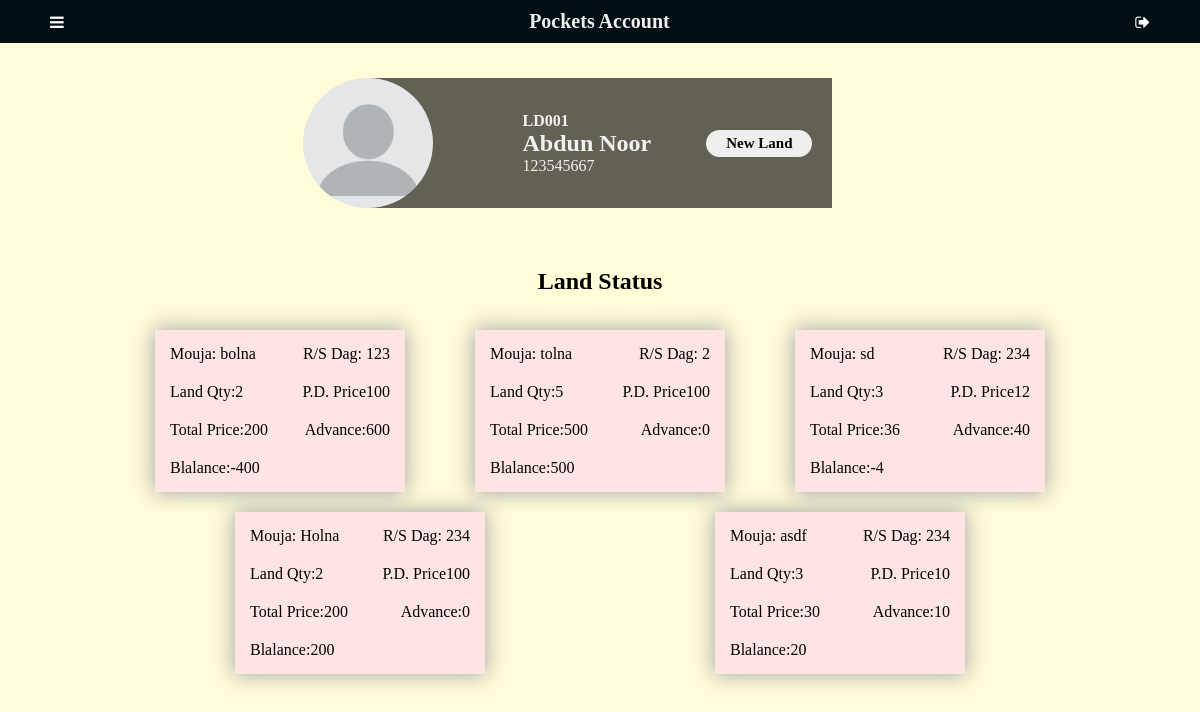
Page /landownerprofile/1 (signed in) on the earlier database version.
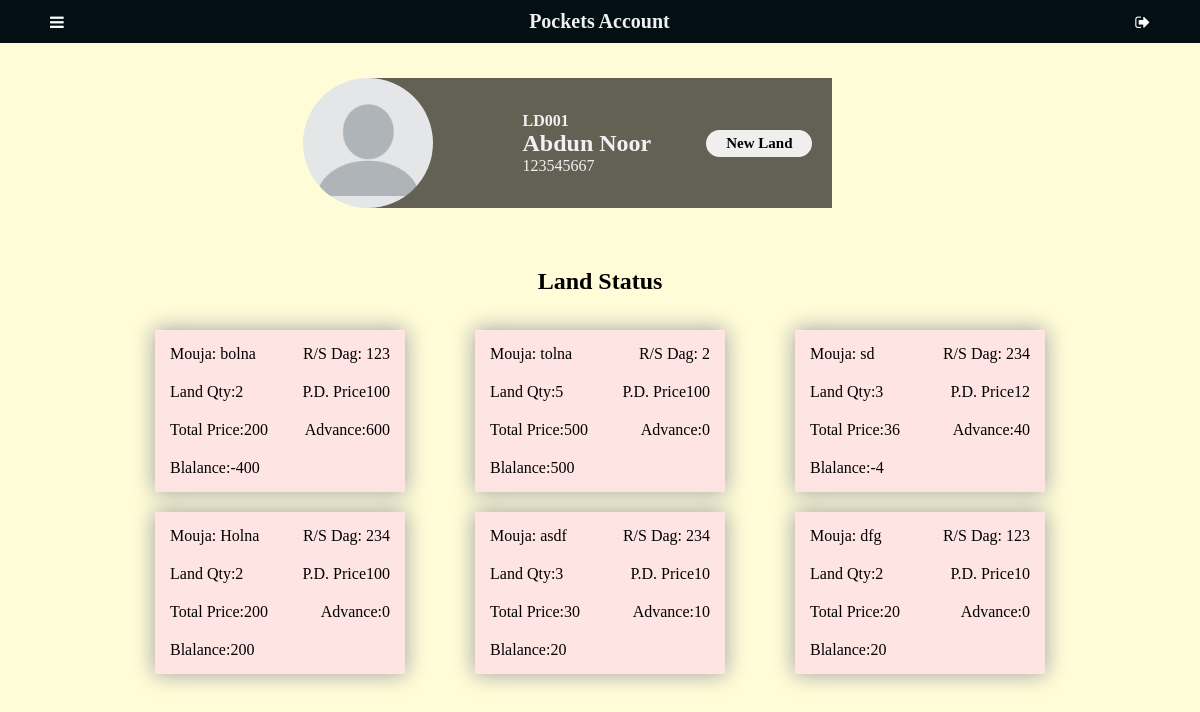
Same page on the later database version.
### app/models.py (models this page shows)
class Landowner(models.Model):
    Landownername = models.CharField(max_length=50)
    phone = models.CharField(max_length=15, blank=True, null= True)
    img = models.ImageField(upload_to='pics', null=True, blank=True)
    landbuyer = models.ForeignKey(User, on_delete=models.SET_NULL, blank=True, null=True)
    def __str__(self):
        return "LD00" + str(self.id)

class Land(models.Model):
    landowner = models.ForeignKey(Landowner, on_delete=models.SET_NULL, blank=True, null=True)
    landQTY = models.IntegerField(default=0, null=True, blank=True)
    rsdag = models.CharField(max_length=50)
    perDprice = models.IntegerField(default=0, null=True, blank=True)
    mouja = models.CharField(max_length=50)
    def totalprice(self):
        return self.perDprice * self.landQTY

### app/views.py (the view)
# urls.py: path('landownerprofile/<int:id>', views.landownerprofile, name='landownerprofile'),
@login_required(login_url='login')
def landownerprofile(request, id):
    profile = Landowner.objects.get(id=id)
    lands = Land.objects.filter(landowner=profile)
    landdetails = {}
    for land in lands:
        advance = Advance.objects.filter(land=land)
        total = sum([a.advance for a in advance])
        balacnce = land.totalprice() - total
        landdetails[land] = total, balacnce
    return render(request, "app/landownerprofile.html",{
        "profile": profile,
        "landdetails": landdetails,
    })

### app/templates/app/landownerprofile.html (shortened to what this page needs)
{% extends "app/layout.html" %}
 {% block body %}
<main>
    <div class="profile">
        <div class="mainprofile">
            <img src="{% static 'app/img/avatar.png' %}" alt="Avatar" class="avatar" />
            <div class="userprofile">
                <h4>{{ profile }}</h4>
                <h2>{{ profile.Landownername }}</h2>
                <p>{{ profile.phone }}</p>
            </div>
        </div>
        <div class="buttons">
            <button type="button" onclick="ModalFunc(loanbtn)" id="loanbtn">
                New Land
            </button>
        </div>
    </div>
    <div class="tablecontainer" style="margin: 0 0; color: black">
        <h2>Land Status</h2>
    <div class="landcontainer">
        {% for landdetail, advance in landdetails.items %}
            <a style="color: black" href="{% url 'advancepage' profile.id landdetail.id %}">
                <div class="landcard">
                    <div class="card">Mouja: {{ landdetail.mouja }}</div>
                    <div class="card">R/S Dag: {{landdetail.rsdag }}</div>
                    <div class="card">Land Qty:{{ landdetail.landQTY }}</div>
                    <div class="card">P.D. Price{{ landdetail.perDprice }}</div>
                    <div class="card">Total Price:{{ landdetail.totalprice }}</div>
                    <div class="card">Advance:{{ advance.0 }}</div>
                    <div class="card">Blalance:{{ advance.1 }}</div>
                </div>
            </a>
            {% endfor %}
    </div>
    </div>
</main>
{% endblock %}

### app/templates/app/layout.html (shortened to what this page needs)
{% load static %}
<!DOCTYPE html>
<html lang="en">
    <head>
        <link rel="stylesheet" type="text/css" href="{% static 'app/css/main.css' %}">
        <link rel="stylesheet" type="text/css" href="{% static 'app/css/font-awesome.css' %}">
    </head>
    <body >
        <nav>
            <a onclick="openNav()"></a>
            <span class="had"> Pockets Account</span>
            <a href="{% url 'logout' %}"></a>
        </nav>
        {% block body %}{% endblock %}
    </body>
</html>

### app/static/app/css/main.css (style rules this page uses)
* { margin: 0; padding: 0; box-sizing: border-box; font-family: Serif; }
html { background-color: rgb(82, 82, 82); height: 100%; }
body { max-width: 1400px; margin: auto; background-color: #fffcd7; height: 100%; }
nav { background-color: #020f14; color: #f1f1f1; display: flex; position: sticky; top: 0; align-items: baseline; justify-content: space-between; padding: 10px 50px; }
.had { font-weight: bolder; font-size: 20px; }
main { display: flex; justify-content: center; flex-wrap: wrap; background-color: #fffcd7; }
a { text-decoration: none; color: white; cursor: pointer; }
.tablecontainer { text-align: center; margin: 10%; width: 80%; }
.tablecontainer h2 { margin: 25px; }
.profile { background-color: #0000009c; color: #f1f1f1; display: flex; flex-wrap: wrap; align-items: center; margin: 35px 0; max-width: 80%; }
.mainprofile { display: flex; align-items: center; }
.mainprofile img { width: 130px; height: 130px; border-radius: 50%; object-fit: cover; transform: translateX(-50%); }
.userprofile { padding: 25px; }
.buttons { padding: 25px; }
.buttons button { width: 100%; padding: 5px 15px; justify-content: center; border-radius: 25px; border: none; margin: 5px; font-weight: 800; font-size: 15px; }
.landcard { background-color: rgb(255, 228, 228); box-shadow: 0 0 20px 1px rgb(165, 165, 165); display: flex; justify-content: space-between; flex-wrap: wrap; text-align: center; margin: 10px; width: 250px; padding: 5px; }
.card { padding: 10px; }

### app/templates/app/landownerprofile.html (style rules this page uses)
.landcontainer { display: flex; justify-content: space-around; flex-wrap: wrap; }

Differences in the rows shown:
added Land: mouja "dfg", rsdag "123", landQTY "2", perDprice "10", totalprice "20", advance "0", advance "20"
